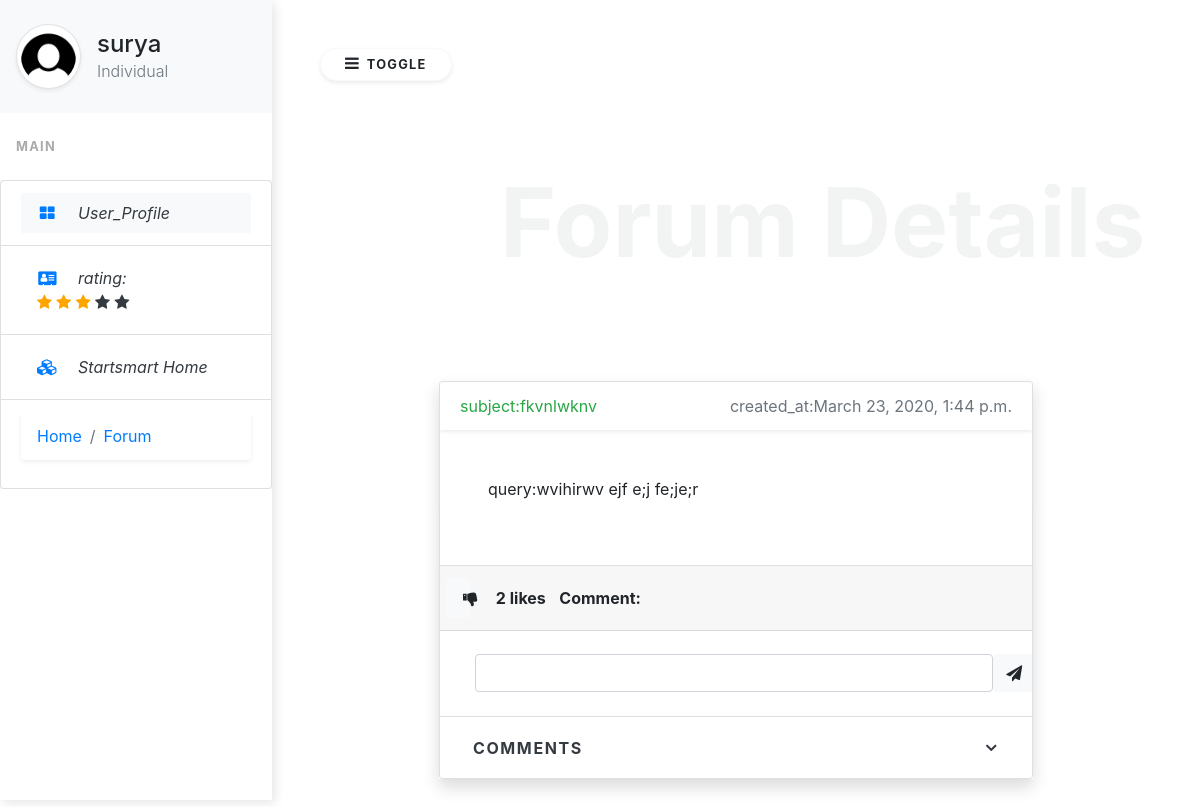
The page /forum_details/1/ (signed in) on the database its author committed.
### forum/models.py (models this page shows, shortened)
class forum_text(models.Model):
	user=models.ForeignKey(User, on_delete=models.CASCADE)
	subject=models.CharField(max_length=264)
	query=models.TextField()
	liked = models.ManyToManyField(User,default=None,blank=True,related_name='liked')
	created_at = models.DateTimeField(auto_now_add=True)
	def __str__(self):
		return self.subject

### forum/views.py (the view)
# urls.py: path('forum_details/<int:forum_id>/', views.forum_details, name='forum_details_sp'),
@login_required
def forum_details(request,forum_id):
    form = comment_box()
    mod = forum_text.objects.all()
    print('fourm text objects', mod)
    pic = User.objects.all()
    num=deepcopy(forum_id)
    mode = Comment.objects.all()
    if request.method == 'POST':
        if request.POST.get('desc'):
            model = Comment()
            model.user = request.user
            temp=forum_text.objects.get(id=forum_id)
            model.forum = temp
            model.desc = request.POST.get('desc')
            model.save()
            return HttpResponseRedirect(reverse(forum_details, args=(forum_id,)))
        else:
            return render(request, 'index.html', {})
    else:
        return render(request, 'forum_details.html', {'forum_id': forum_id, 'form': form, 'model': mod, 'pic': pic,'mode':mode})

### forum/forms.py
class comment_box(forms.ModelForm):
	class Meta():
		model=Comment
		fields=('desc',)

### templates/forum_details.html (shortened to what this page needs)
{% load static %}
<head>
  <link rel="stylesheet" href="https://stackpath.bootstrapcdn.com/bootstrap/4.4.1/css/bootstrap.min.css">
  <link rel="stylesheet" type="text/css" href="{% static 'style.css' %}">
  <link rel="stylesheet" href="https://maxcdn.bootstrapcdn.com/font-awesome/4.7.0/css/font-awesome.min.css">
  <link rel="stylesheet" href="https://unpkg.com/aos@next/dist/aos.css" />
</head>
<body>
  <div id="full">
  {% for data in model %}
  {% ifequal data.id forum_id %}
<div class="vertical-nav bg-white" id="sidebar">
  <div class="py-4 px-3 mb-4 bg-light">
    <div class="media d-flex align-items-center"><img src="{% static 'user.png' %}" alt="..." width="65" class="mr-3 rounded-circle img-thumbnail shadow-sm">
      <div class="media-body">
        <h4 class="m-0">{{ data.user }}</h4>
        <p class="font-weight-light text-muted mb-0">Individual</p>
      </div>
    </div>
  </div>
  <p class="text-gray font-weight-bold text-uppercase px-3 small pb-4 mb-0">Main</p>
  <ul class="nav flex-column bg-white mb-0 list-group">
    <li class="list-group-item">
      <a href="#" class="nav-link text-dark font-italic bg-light">
                <i class="fa fa-th-large mr-3 text-primary fa-fw"></i>
                User_Profile
            </a>
    </li>
    <li class="list-group-item">
      <a href="#" class="nav-link text-dark font-italic">
                <i class="fa fa-address-card mr-3 text-primary fa-fw"></i>
                rating:
                <div>
                  <link rel="stylesheet" href="https://cdnjs.cloudflare.com/ajax/libs/font-awesome/4.7.0/css/font-awesome.min.css">
                  <span class="fa fa-star checked"></span>
                  <span class="fa fa-star checked"></span>
                  <span class="fa fa-star checked"></span>
                  <span class="fa fa-star"></span>
                  <span class="fa fa-star"></span>
                </div>
            </a>
    </li>
    <li class="list-group-item">
      <a href="#" class="nav-link text-dark font-italic">
                <i class="fa fa-cubes mr-3 text-primary fa-fw"></i>
                Startsmart Home
            </a>
    </li>
    <li class="list-group-item">
            <ol class="breadcrumb shadow-sm pd-3" style="background-color:rgba(0,0,0,0)">
                <li class="breadcrumb-item"><a href="{% url 'index' %}">Home</a></li>
                <li class="breadcrumb-item"><a href="{% url 'forum' %}">Forum</a></li>
            </ol>
    </li>
  </ul>
</div>
<div class="page-content p-5" id="content">
  <button id="sidebarCollapse" type="button" class="btn btn-light bg-white rounded-pill shadow-sm px-4 mb-4"><i class="fa fa-bars mr-2"></i><small class="text-uppercase font-weight-bold">Toggle</small></button>
<div class="font-weight-bolder display-1 text-align-centre" style="padding-top:5vw;color:#F2F3F3;margin-left:15vw;">Forum Details</div>
  <div class="container"style="
    margin-top: 100.667;
">
    <div class="row shadow-md">
        <div class="col-lg-9 mx-auto">
            <div id="accordionExample" class="accordion shadow">
                <div class="card">
                    <div id="headingOne" class="card-header bg-white shadow-sm border-0">
                      <div class="text-success float-left">subject:{{data.subject}}</div>
                      <div class="text-muted float-right">created_at:{{data.created_at}}</div>
                    </div>
                    <div class="card-body p-5">
                        <p class="font-weight-light m-0"><div class="quer">query:{{data.query}}</div></p>
                    </div>
                </div>
                <div class="card">
                  <div class="card-header">
                    <div class="row">
                    <form method="POST", action="{% url 'like_post' %}">
                      {% if user not in data.liked.all %}
                      <button type="submit" class="btn btn-light col-lg-1"><i class="fa fa-thumbs-up"  aria-hidden="true" style="padding: 5px;"></i></button>
                      {% else %}
                      <button type="submit" class="btn btn-light col-lg-1"><i class="fa fa-thumbs-down"  aria-hidden="true" style="padding: 5px;"></i></button>
                      {% endif %}
                    </form><strong style="padding-top:8px">{{ data.liked.all.count }} likes</strong>&nbsp;&nbsp;&nbsp;<strong style="padding-top:8px">Comment:</strong>
                  </div>
                  </div>
                  <br>
                          <form method="POST">
                                <div class="row">
                                <input type="text" id="cbox" class="form-control col-lg-10" name="desc" style="margin-right=5px;margin-left: 50px;">
                                <button type="submit" class="btn btn-light col-lg-1"><i class="fa fa-paper-plane" aria-hidden="true" style="padding-right: 20px;"></i></button>
                                </div>
                          </form>
                          <br>
                </div>
                <div class="card">
                    <div id="headingThree" class="card-header bg-white shadow-sm border-0">
                        <h2 class="mb-0">
                            <button type="button" data-toggle="collapse" data-target="#collapseThree" aria-expanded="false" aria-controls="collapseThree" class="btn btn-link collapsed text-dark font-weight-bold text-uppercase collapsible-link">Comments</button>
                        </h2>
                    </div>
                      {% endifequal %}
                      {% endfor %}
                </div>
            </div>
        </div>
    </div>
</div>
</div>
</div>
</body>

### static/style.css (style rules this page uses)
* { padding:0; margin:0; }

### rows shown on the page
forum_text: user "surya", subject "fkvnlwknv", created_at "March 23, 2020, 1:44 p.m.", query "wvihirwv ejf e;j fe;je;r", liked.all.count "2"
